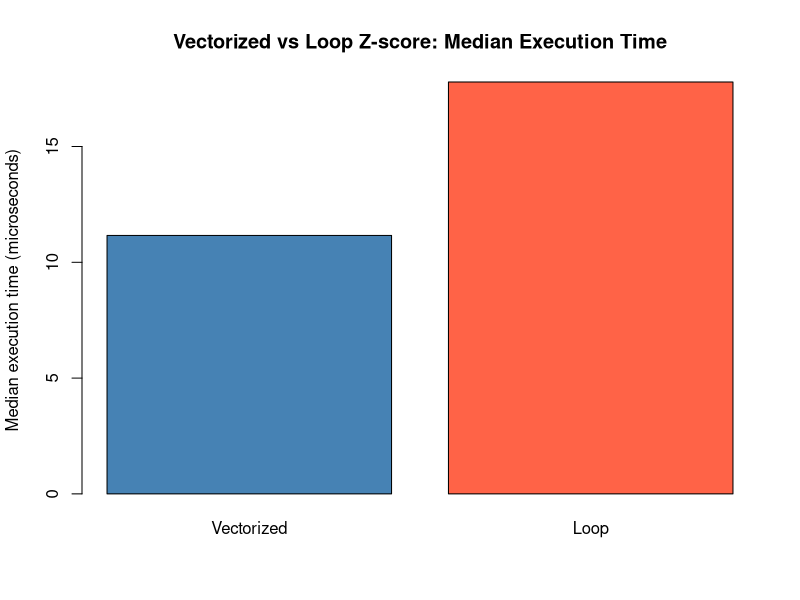
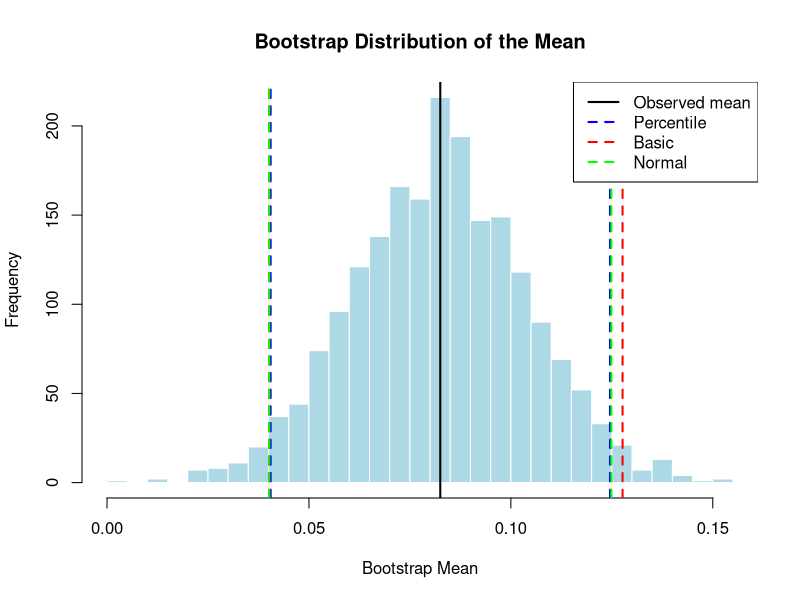
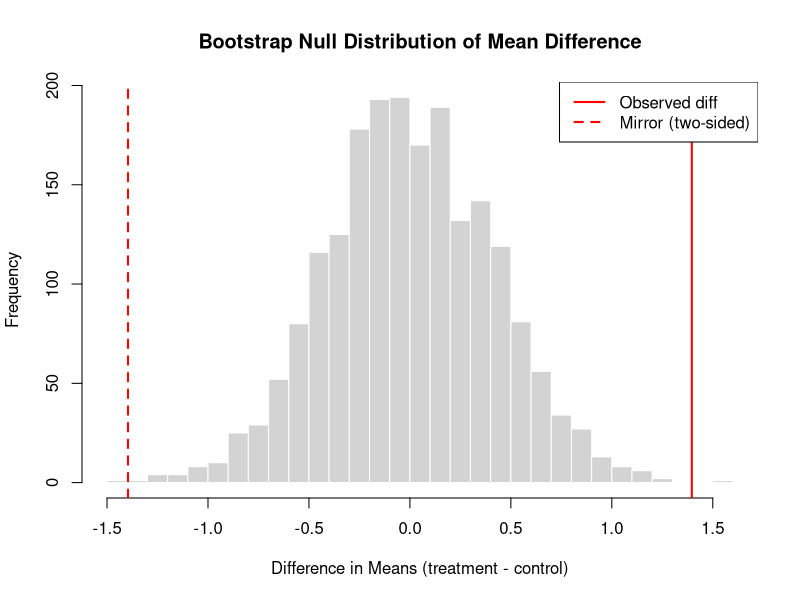

Reproduce these figures in R, in order.
## ---- chunk 1
# Vectorized version
vectorized_zscore <- function(x) {
  (x - mean(x)) / sd(x)
}

# Loop version
loop_zscore <- function(x) {
  n <- length(x)
  z <- numeric(n)         # pre-allocate 
  m <- mean(x)
  s <- sd(x)
  for (i in seq_len(n)) {
    z[i] <- (x[i] - m) / s
  }
  z
}
## ---- chunk 2
library(bench)

x_iris <- iris$Sepal.Length

bm <- bench::mark(
  vectorized = vectorized_zscore(x_iris),
  loop       = loop_zscore(x_iris),
  iterations = 50,
  check      = TRUE    
)

# Bar plot of median execution times
medians <- as.numeric(bm$median)         
names(medians) <- c("Vectorized", "Loop")

barplot(
  medians * 1e6,                         # convert to microseconds
  names.arg = names(medians),
  ylab      = "Median execution time (microseconds)",
  main      = "Vectorized vs Loop Z-score: Median Execution Time",
  col       = c("steelblue", "tomato")
)

## ---- chunk 3
library(dplyr)

cw <- ChickWeight %>%
  group_by(Chick) %>%
  arrange(Time) %>%
  mutate(
    # weight change per day between consecutive measurements
    Growth.Rate = (weight - lag(weight)) / (Time - lag(Time)),
    # percentage gain from first to last measurement
    Weight.Gain.Percent = (weight - first(weight)) / first(weight) * 100
  ) %>%
  ungroup()

# Average growth rate by diet group
avg_growth <- cw %>%
  group_by(Diet) %>%
  summarise(Avg.Growth.Rate = mean(Growth.Rate, na.rm = TRUE))

# Mean of each chick's maximum weight, by diet
mean_max_weight <- cw %>%
  group_by(Diet, Chick) %>%
  summarise(Max.Weight = max(weight), .groups = "drop") %>%
  group_by(Diet) %>%
  summarise(Mean.Max.Weight = mean(Max.Weight))

print(avg_growth)
print(mean_max_weight)
## ---- chunk 4
library(palmerpenguins)

species_list <- lapply(unique(penguins$species), function(sp) {
  df <- penguins[penguins$species == sp, ]
  attr(df, "sample_size") <- nrow(df)
  df
})
names(species_list) <- unique(penguins$species)

# Check
attr(species_list[["Adelie"]], "sample_size")

## ---- chunk 5
    library(purrr)

    numeric_cols <- penguins[, sapply(penguins, is.numeric)]

    # lapply version
    lapply(numeric_cols, mean, na.rm = TRUE)

    # map_dbl version (same result, guaranteed numeric output)
    map_dbl(numeric_cols, ~ mean(.x, na.rm = TRUE))
## ---- chunk 6
    # Mean body mass by species
    tapply(penguins$body_mass_g, penguins$species, mean, na.rm = TRUE)

    # Mean body mass by species AND sex combination
    tapply(penguins$body_mass_g,
           list(penguins$species, penguins$sex),
           mean, na.rm = TRUE)
## ---- chunk 7
    x <- c(1, 2, 3)
    y <- x         
    y[1] <- 99      

    # x is unchanged
    print(x)  
    print(y)   
## ---- chunk 8
# Original inefficient version
system.time({
  result <- numeric(0)
  for (i in 1:10000) {
    result <- c(result, i^2)   # copies entire vector each iteration
  }
})

# Pre-allocated version
system.time({
  result_fast <- numeric(10000)  # allocate all memory upfront
  for (i in 1:10000) {
    result_fast[i] <- i^2       
  }
})

## ---- chunk 9
    A <- matrix(c(4, 2, 1, 5), nrow = 2)
    B <- matrix(c(3, 1, 0, 2), nrow = 2)
    C <- matrix(c(1, 3, 5, 2, 4, 6), nrow = 2)
    # Element-wise addition: adds corresponding entries
    A + B     

    # Element-wise multiplication: multiplies corresponding entries (NOT matrix mult)
    A * B 

     # True matrix multiplication: dot products of rows of A with columns of B
    A %*% B   

    # Transpose of A (2x2 -> 2x2) then matrix multiply with C (2x3) -> result is 2x3
    t(A) %*% C 

    # Matrix inverse A^{-1}: the matrix such that A %*% solve(A) = I
    solve(A)  

    # Verify solve
    round(A %*% solve(A), 10)  # should be identity matrix

## ---- chunk 10
    is_symmetric <- function(mat) {
      if (!is.matrix(mat)) stop("Input must be a matrix")
      if (nrow(mat) != ncol(mat)) stop("Matrix must be square")
      all(mat == t(mat))
    }

    is_symmetric(A)           
    is_symmetric(B)           
    is_symmetric(t(A) %*% A)

## ---- chunk 11
    M <- matrix(c(4, 2, 2, 3), nrow = 2)

    eig_M <- eigen(M)
    lambda <- eig_M$values    # eigenvalues
    P      <- eig_M$vectors   # eigenvectors (columns)

    cat("Eigenvalues:\n"); print(lambda)
    cat("Eigenvectors:\n"); print(P)
## ---- chunk 12
    for (i in 1:2) {
      x  <- P[, i]
      lx <- lambda[i]
      cat("Eigenpair", i, ":\n")
      cat("  Mx      =", M %*% x, "\n")
      cat("  lambda*x =", lx * x, "\n")
      cat("  Match?  ", isTRUE(all.equal(as.vector(M %*% x), lx * x)), "\n")
    }
## ---- chunk 13

    D <- diag(lambda)
    M_reconstructed <- P %*% D %*% solve(P)

    cat("Original M:\n");       print(M)
    cat("Reconstructed M:\n");  print(round(M_reconstructed, 10))
    cat("Match?", isTRUE(all.equal(M, M_reconstructed)), "\n")

## ---- chunk 14
X <- matrix(c(3, 2, 2, 2, 3, -2, 2, -2, 3), nrow = 3)

svd_X <- svd(X)
U <- svd_X$u
D_svd <- diag(svd_X$d)
V <- svd_X$v

cat("Singular values:", svd_X$d, "\n")

# Rank-1 approximation: keep only the first singular value/vector pair
X_rank1 <- svd_X$d[1] * (svd_X$u[, 1] %*% t(svd_X$v[, 1]))

# Frobenius norm of the difference
frob_error <- norm(X - X_rank1, "F")
cat("Frobenius norm of X - X_rank1:", frob_error, "\n")
## ---- chunk 15
set.seed(228)
n <- 100
x <- runif(n, -5, 5)
y <- 3 + 2 * x + rnorm(n, sd = 1)

# Design matrix with intercept column
X_design <- cbind(1, x)

# QR decomposition approach
qr_X   <- qr(X_design)
Q_mat  <- qr.Q(qr_X)
R_mat  <- qr.R(qr_X)
beta_qr <- solve(R_mat) %*% t(Q_mat) %*% y

# lm() comparison
fit_lm <- lm(y ~ x)

cat("QR coefficients:  ", beta_qr, "\n")
cat("lm() coefficients:", coef(fit_lm), "\n")
cat("Match?", isTRUE(all.equal(as.vector(beta_qr),
                               as.vector(coef(fit_lm)))), "\n")
## ---- chunk 16
    rosenbrock <- function(x) {
      (1 - x[1])^2 + 100 * (x[2] - x[1]^2)^2
    }
## ---- chunk 17
    rosenbrock_grad <- function(x) {
      dfdx1 <- -2 * (1 - x[1]) - 400 * x[1] * (x[2] - x[1]^2)
      dfdx2 <- 200 * (x[2] - x[1]^2)
      c(dfdx1, dfdx2)
    }
## ---- chunk 18
    gradient_descent <- function(init, grad_fn, learning_rate, max_iter, tol) {
      x <- init
      iter <- 0

      for (i in 1:max_iter) {
        g <- grad_fn(x)
        
        if (sqrt(sum(g^2)) < tol) {
          iter <- i
          break
        }

        x <- x - learning_rate * g
        iter <- i
      }

      list(
        solution      = x,
        value         = rosenbrock(x),
        iterations    = iter
      )
    }
## ---- chunk 19
    gd_result <- gradient_descent(
      init          = c(-1.2, 1.0),
      grad_fn       = rosenbrock_grad,
      learning_rate = 0.001,
      max_iter      = 10000,
      tol           = 1e-6
    )

    cat("Gradient Descent:\n")
    cat("  Solution:   ", gd_result$solution, "\n")
    cat("  Value:      ", gd_result$value, "\n")
    cat("  Iterations: ", gd_result$iterations, "\n")
## ---- chunk 20
    bfgs_result <- optim(
      par    = c(-1.2, 1.0),
      fn     = rosenbrock,
      gr     = rosenbrock_grad,
      method = "BFGS",
      control = list(maxit = 10000)
    )

    cat("\nBFGS:\n")
    cat("  Solution:          ", bfgs_result$par, "\n")
    cat("  Value:             ", bfgs_result$value, "\n")
    cat("  Function evals:    ", bfgs_result$counts["function"], "\n")
    cat("  Gradient evals:    ", bfgs_result$counts["gradient"], "\n")
## ---- chunk 21
    nm_result <- optim(
      par    = c(-1.2, 1.0),
      fn     = rosenbrock,
      method = "Nelder-Mead",
      control = list(maxit = 10000)
    )

    cat("\nNelder-Mead:\n")
    cat("  Solution:          ", nm_result$par, "\n")
    cat("  Value:             ", nm_result$value, "\n")
    cat("  Function evals:    ", nm_result$counts["function"], "\n")

## ---- chunk 22
    # Comparison table
    comparison <- data.frame(
      Method      = c("Gradient Descent", "BFGS", "Nelder-Mead"),
      x1          = c(gd_result$solution[1], bfgs_result$par[1], nm_result$par[1]),
      x2          = c(gd_result$solution[2], bfgs_result$par[2], nm_result$par[2]),
      f_value     = c(gd_result$value,       bfgs_result$value,  nm_result$value),
      Iterations  = c(gd_result$iterations,  NA,                 NA),
      Fn_evals    = c(NA, bfgs_result$counts["function"], nm_result$counts["function"])
    )
    print(comparison)
## ---- chunk 23
    run_simulation <- function(n_samples, n_reps, dist_type) {
      results <- matrix(NA, nrow = n_reps, ncol = 3,
                        dimnames = list(NULL, c("mean", "median", "trimmed")))

      for (i in 1:n_reps) {
        x <- switch(dist_type,
          "normal" = rnorm(n_samples, 0, 1),
          "t3"     = rt(n_samples, df = 3),
          "contaminated" = {
            n_clean <- rbinom(1, n_samples, 0.9)
            c(rnorm(n_clean, 0, 1), rnorm(n_samples - n_clean, 0, 10))
          }
        )
        results[i, "mean"]    <- mean(x)
        results[i, "median"]  <- median(x)
        results[i, "trimmed"] <- mean(x, trim = 0.1)
      }

      as.data.frame(results)
    }
## ---- chunk 24
    set.seed(228)
    true_mean <- 0   # all distributions are centered at 0

    distributions <- c("normal", "t3", "contaminated")
    all_metrics <- list()

    for (dist in distributions) {
      sim <- run_simulation(n_samples = 30, n_reps = 1000, dist_type = dist)

      metrics <- data.frame(
        Distribution = dist,
        Estimator    = c("mean", "median", "trimmed"),
        Bias         = colMeans(sim) - true_mean,
        Variance     = apply(sim, 2, var),
        MSE          = colMeans((sim - true_mean)^2)
      )
      all_metrics[[dist]] <- metrics
    }

    summary_table <- do.call(rbind, all_metrics)
    rownames(summary_table) <- NULL
    print(summary_table)
## ---- chunk 25

    set.seed(42)
    returns <- rnorm(50, mean = 0.08, sd = 0.12)
    returns <- returns + rexp(50, rate = 20) - 0.05

    bootstrap_mean <- function(x, B = 2000, ci_type = "percentile") {
      n          <- length(x)
      obs_mean   <- mean(x)
      boot_means <- numeric(B)

      # resample WITH replacement, same size as original
      for (i in 1:B) {
        boot_sample   <- sample(x, size = n, replace = TRUE)
        boot_means[i] <- mean(boot_sample)
      }

      # SE_boot = sd of bootstrap statistics
      se_boot <- sd(boot_means)

      # Three CI types
      ci <- switch(ci_type,

        # percentile -- take 2.5th and 97.5th percentiles directly
        "percentile" = quantile(boot_means, c(0.025, 0.975)),

        # basic (pivot): reflects the bootstrap distribution around obs_mean
        # lower = 2*obs - upper_percentile, upper = 2*obs - lower_percentile
        "basic" = c(
          2 * obs_mean - quantile(boot_means, 0.975),
          2 * obs_mean - quantile(boot_means, 0.025)
        ),
        
        # normal -- use SE_boot with z critical value (assumes symmetry)
        "normal" = c(
          obs_mean - 1.96 * se_boot,
          obs_mean + 1.96 * se_boot
        )
      )

      list(
        observed_mean  = obs_mean,
        se_boot        = se_boot,
        ci             = ci,
        boot_dist      = boot_means
      )
    }

    set.seed(42)
    res_pct    <- bootstrap_mean(returns, B = 2000, ci_type = "percentile")
    res_basic  <- bootstrap_mean(returns, B = 2000, ci_type = "basic")
    res_normal <- bootstrap_mean(returns, B = 2000, ci_type = "normal")

    cat("Observed mean:     ", res_pct$observed_mean, "\n")
    cat("Bootstrap SE:      ", res_pct$se_boot, "\n\n")
    cat("Percentile CI:     ", res_pct$ci, "\n")
    cat("Basic CI:          ", res_basic$ci, "\n")
    cat("Normal CI:         ", res_normal$ci, "\n")
## ---- chunk 26
    hist(res_pct$boot_dist,
         breaks = 40,
         main   = "Bootstrap Distribution of the Mean",
         xlab   = "Bootstrap Mean",
         col    = "lightblue",
         border = "white")

    # Vertical lines for three CIs
    abline(v = res_pct$ci,    col = "blue",   lty = 2, lwd = 2)
    abline(v = res_basic$ci,  col = "red",    lty = 2, lwd = 2)
    abline(v = res_normal$ci, col = "green",  lty = 2, lwd = 2)
    abline(v = res_pct$observed_mean, col = "black", lwd = 2)

    legend("topright",
           legend = c("Observed mean", "Percentile", "Basic", "Normal"),
           col    = c("black", "blue", "red", "green"),
           lty    = c(1, 2, 2, 2), lwd = 2)

## ---- chunk 27
    set.seed(123)
    control   <- rnorm(40, mean = 10,   sd = 2)
    treatment <- rnorm(40, mean = 11.5, sd = 2)

    bootstrap_ttest <- function(x, y, B = 2000) {
      obs_diff <- mean(y) - mean(x)
      x_shifted <- x - mean(x)
      y_shifted <- y - mean(y)
      combined  <- c(x_shifted, y_shifted)

      nx <- length(x)
      ny <- length(y)

      boot_diffs <- numeric(B)

      for (i in 1:B) {
        # Resample under the null (both groups centered at 0)
        boot_x <- sample(combined, size = nx, replace = TRUE)
        boot_y <- sample(combined, size = ny, replace = TRUE)
        boot_diffs[i] <- mean(boot_y) - mean(boot_x)
      }

      # p-value: proportion of bootstrap diffs as extreme as observed
      p_value <- mean(abs(boot_diffs) >= abs(obs_diff))

      list(
        obs_diff   = obs_diff,
        p_value    = p_value,
        boot_dist  = boot_diffs
      )
    }

    set.seed(123)
    boot_test <- bootstrap_ttest(control, treatment, B = 2000)

    cat("Observed difference:", boot_test$obs_diff, "\n")
    cat("Bootstrap p-value:  ", boot_test$p_value, "\n")

    # Standard t-test comparison
    t_result <- t.test(treatment, control)
    cat("t-test p-value:     ", t_result$p.value, "\n")

    # Visualization
    hist(boot_test$boot_dist,
         breaks = 40,
         main   = "Bootstrap Null Distribution of Mean Difference",
         xlab   = "Difference in Means (treatment - control)",
         col    = "lightgrey",
         border = "white")
    abline(v =  boot_test$obs_diff, col = "red", lwd = 2)
    abline(v = -boot_test$obs_diff, col = "red", lwd = 2, lty = 2)
    legend("topright",
           legend = c("Observed diff", "Mirror (two-sided)"),
           col    = "red", lty = c(1, 2), lwd = 2)
